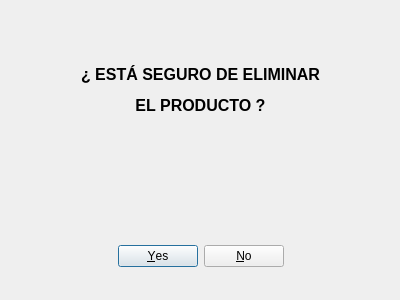
<?xml version="1.0" encoding="UTF-8"?>
<ui version="4.0">
 <class>avisoEliminarProd</class>
 <widget class="QDialog" name="avisoEliminarProd">
  <property name="geometry">
   <rect>
    <x>0</x>
    <y>0</y>
    <width>400</width>
    <height>300</height>
   </rect>
  </property>
  <property name="windowTitle">
   <string>Dialog</string>
  </property>
  <widget class="QDialogButtonBox" name="btnConfirmElimProd">
   <property name="geometry">
    <rect>
     <x>30</x>
     <y>240</y>
     <width>341</width>
     <height>32</height>
    </rect>
   </property>
   <property name="orientation">
    <enum>Qt::Horizontal</enum>
   </property>
   <property name="standardButtons">
    <set>QDialogButtonBox::No|QDialogButtonBox::Yes</set>
   </property>
   <property name="centerButtons">
    <bool>true</bool>
   </property>
  </widget>
  <widget class="QLabel" name="label">
   <property name="geometry">
    <rect>
     <x>70</x>
     <y>50</y>
     <width>261</width>
     <height>81</height>
    </rect>
   </property>
   <property name="text">
    <string>&lt;html&gt;&lt;head/&gt;&lt;body&gt;&lt;p align=&quot;center&quot;&gt;&lt;span style=&quot; font-size:12pt; font-weight:600;&quot;&gt;¿ ESTÁ SEGURO DE ELIMINAR&lt;/span&gt;&lt;/p&gt;&lt;p align=&quot;center&quot;&gt;&lt;span style=&quot; font-size:12pt; font-weight:600;&quot;&gt; EL PRODUCTO ?&lt;/span&gt;&lt;/p&gt;&lt;/body&gt;&lt;/html&gt;</string>
   </property>
  </widget>
  <widget class="QLabel" name="label_2">
   <property name="geometry">
    <rect>
     <x>160</x>
     <y>140</y>
     <width>61</width>
     <height>61</height>
    </rect>
   </property>
   <property name="text">
    <string>&lt;html&gt;&lt;head/&gt;&lt;body&gt;&lt;p&gt;&lt;img src=&quot;:/avisomod/avisos1.jpg&quot;/&gt;&lt;/p&gt;&lt;/body&gt;&lt;/html&gt;</string>
   </property>
  </widget>
 </widget>
 <resources>
  <include location="img/avisomod.qrc"/>
 </resources>
 <connections>
  <connection>
   <sender>btnConfirmElimProd</sender>
   <signal>accepted()</signal>
   <receiver>avisoEliminarProd</receiver>
   <slot>accept()</slot>
   <hints>
    <hint type="sourcelabel">
     <x>248</x>
     <y>254</y>
    </hint>
    <hint type="destinationlabel">
     <x>157</x>
     <y>274</y>
    </hint>
   </hints>
  </connection>
  <connection>
   <sender>btnConfirmElimProd</sender>
   <signal>rejected()</signal>
   <receiver>avisoEliminarProd</receiver>
   <slot>reject()</slot>
   <hints>
    <hint type="sourcelabel">
     <x>316</x>
     <y>260</y>
    </hint>
    <hint type="destinationlabel">
     <x>286</x>
     <y>274</y>
    </hint>
   </hints>
  </connection>
 </connections>
</ui>
